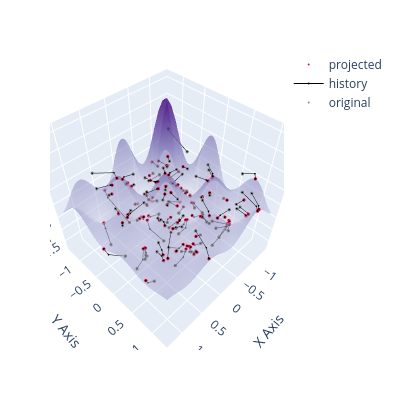

The notebook cell this image was saved under:
### Code cell
import jax.numpy as jnp

def f_shubert(v):
    """
    Shubert function. Input: array of shape (2,)
    Use vmap externally for batching.
    """
    x1, x2 = v
    total1 = 0.0
    total2 = 0.0
    for j in range(1, 6):
        total1 += j * jnp.cos((j + 1) * x1 + j)
        total2 += j * jnp.cos((j + 1) * x2 + j)
    return total1 * total2 / 100

plot_3d_projection(X, f_shubert, round_cutoff=None, solver_builder=make_solver, plot_history=True, n_iterations=20, n_grid=NGRID, width=PLOT_W, height=PLOT_H)
